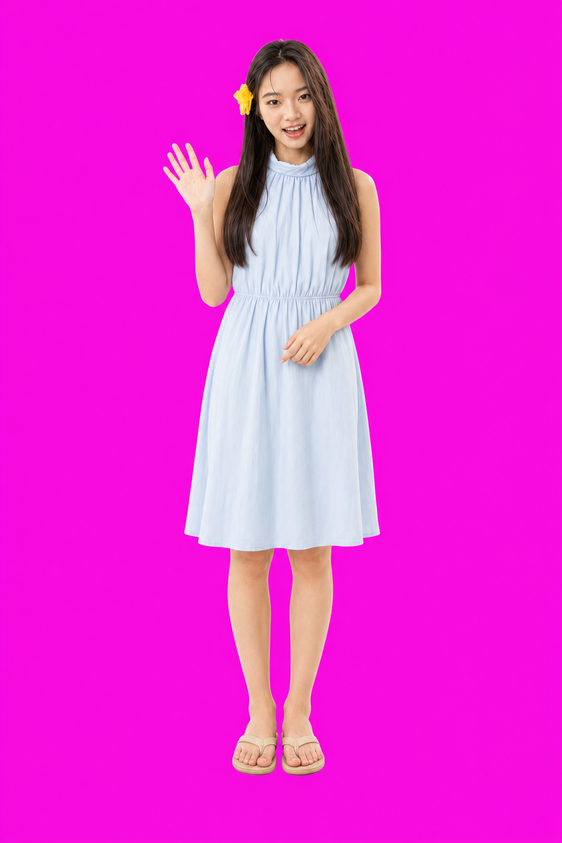
#> input picture examples/xiajie-desktop-pet/assets/raw/chat_raw.png, 562 x 843 px, shrunk from 1024 x 1536 before the run
$ python process_chroma.py
#> lines starting #> are read from the running program, lines starting #| are printed output that depends on the picture
from __future__ import annotations

from pathlib import Path

import numpy as np
from PIL import Image


def remove_magenta(source: Path, output: Path, padding: int = 12) -> None:
#> called with padding = 12
    image = Image.open(source).convert("RGBA")
    pixels = np.asarray(image).astype(np.float32)
    red, green, blue = pixels[..., 0], pixels[..., 1], pixels[..., 2]
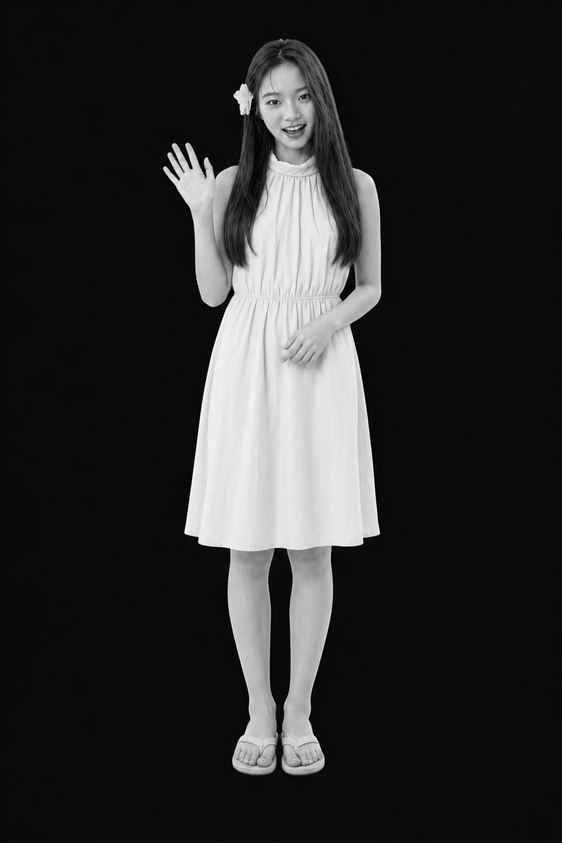
#> green: shape (843, 562) float32; min 0, max 255, mean 44.8

    # Generated chroma backgrounds vary from hot pink to deep magenta.
    # This score deliberately keys only pixels whose red AND blue channels
    # strongly dominate green, so warm skin and the yellow flower stay opaque.
    magenta_base = np.minimum(red, blue)
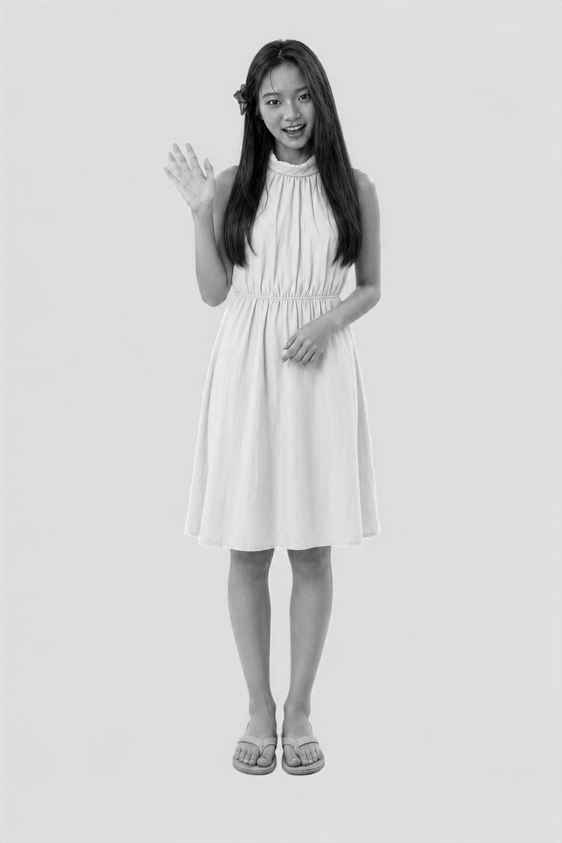
#> magenta_base: shape (843, 562) float32; min 0, max 246, mean 211.7
    chroma_gap = magenta_base - green
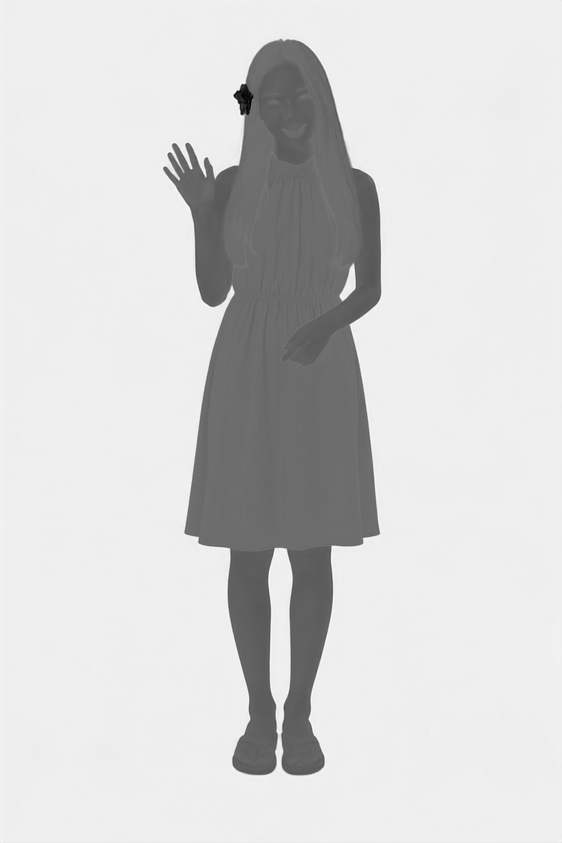
#> chroma_gap: shape (843, 562) float32; min -192, max 239, mean 166.9; drawn with min black and max white
    chroma_strength = np.clip((chroma_gap - 58.0) / 48.0, 0.0, 1.0)
    brightness_strength = np.clip((magenta_base - 135.0) / 58.0, 0.0, 1.0)
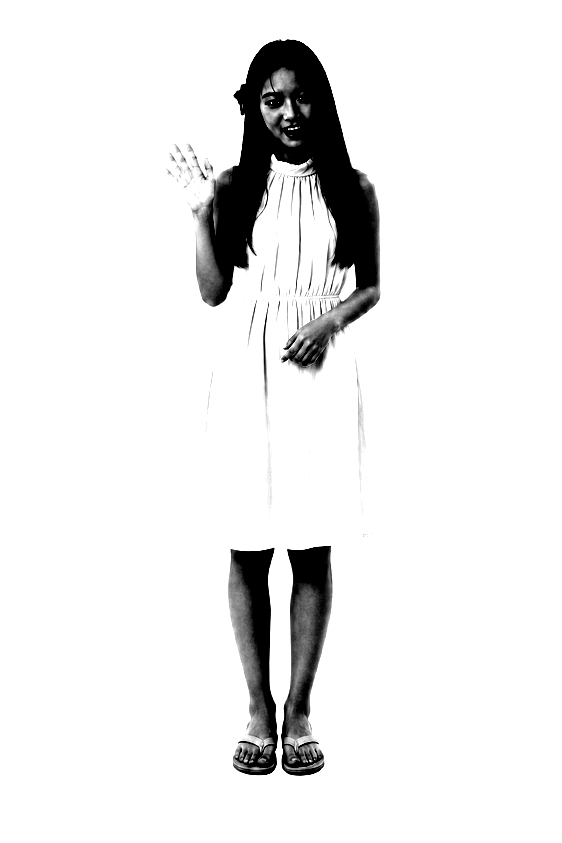
#> brightness_strength: shape (843, 562) float32; min 0, max 1, mean 0.925
    key_strength = chroma_strength * brightness_strength
    alpha = np.clip(255.0 * (1.0 - key_strength), 0, 255).astype(np.uint8)
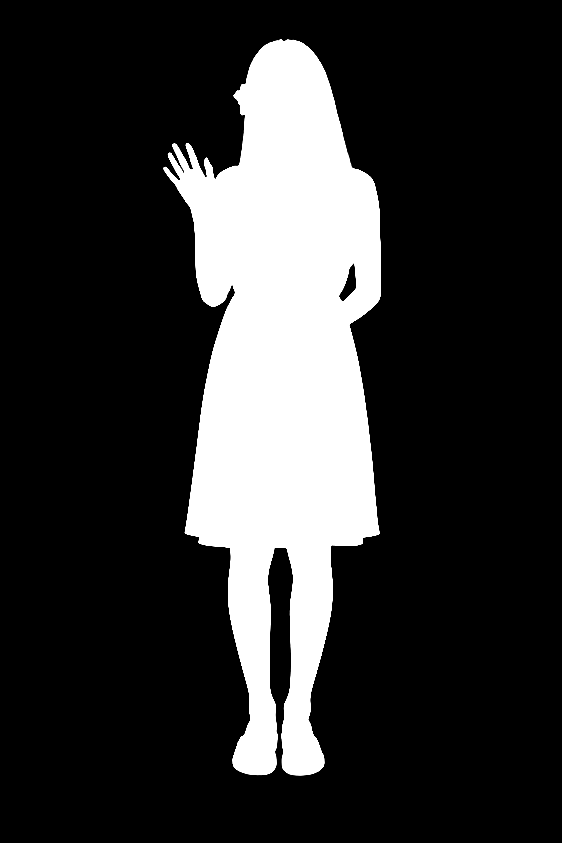
#> alpha: shape (843, 562); min 0, max 255, mean 50

    result = Image.fromarray(pixels.astype(np.uint8), "RGBA")
    result.putalpha(Image.fromarray(alpha, "L"))
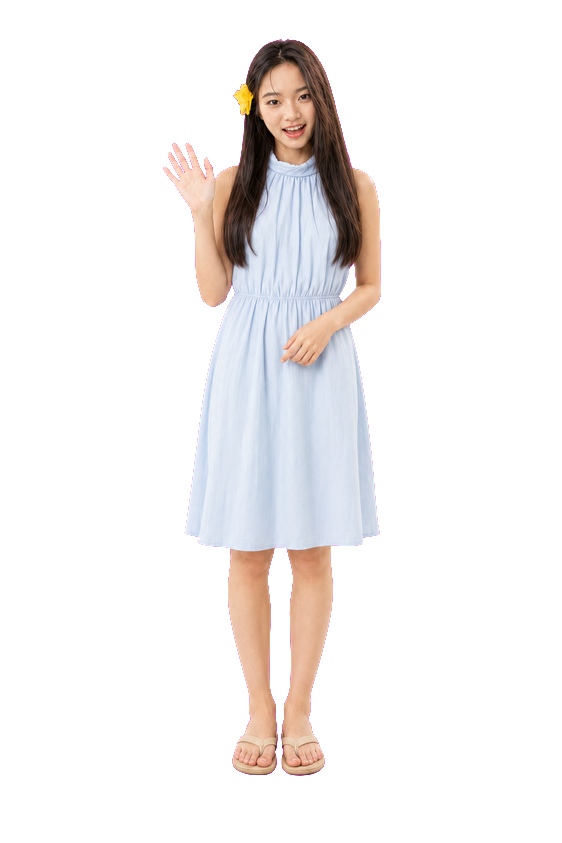
#> result: PIL image 562x843 RGBA; mean R, G, B, A 237.4, 44.8, 214, 50; transparent parts drawn white
    visible_bbox = result.getchannel("A").point(lambda value: 255 if value > 18 else 0).getbbox()
#> visible_bbox = (163, 39, 381, 776)
    if visible_bbox is None:
        raise RuntimeError(f"No foreground detected in {source}")
    left, top, right, bottom = visible_bbox
#> left = 163; top = 39; right = 381; bottom = 776
    result = result.crop(
        (
            max(0, left - padding),
            max(0, top - padding),
            min(result.width, right + padding),
            min(result.height, bottom + padding),
        )
    )
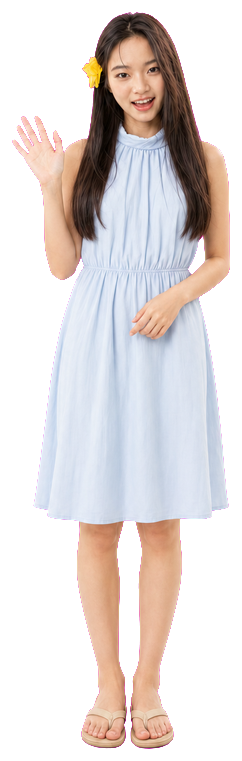
#> result: PIL image 242x761 RGBA; mean R, G, B, A 221.6, 97.7, 200.3, 128.7; transparent parts drawn white
    output.parent.mkdir(parents=True, exist_ok=True)
    result.save(output, optimize=True)
    print(f"{source.name} -> {output.name} {result.size}")
#| chat_raw.png -> chat.png (242, 761)


if __name__ == "__main__":
    root = Path(__file__).resolve().parent / "assets"
    mapping = {
        "chat_raw.png": "chat.png",
        "pet_raw.png": "pat.png",
        "feed_raw.png": "feed.png",
        "sleep_raw.png": "sleep.png",
        "walk_raw.png": "walk.png",
    }
    for source_name, output_name in mapping.items():
        remove_magenta(root / "raw" / source_name, root / output_name)
#> pass 2 of the loop `for source_name, output_name in mapping.items():`:
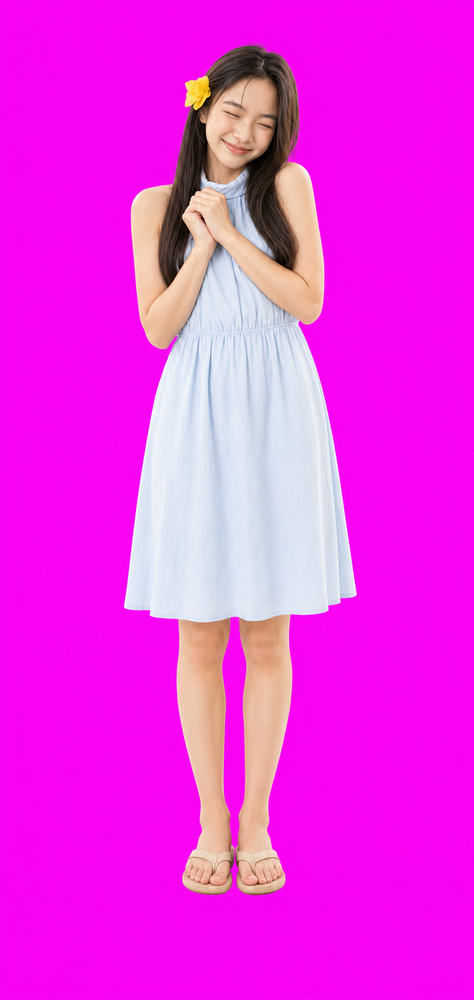
#> input picture examples/xiajie-desktop-pet/assets/raw/pet_raw.png, 474 x 1000 px, shrunk from 864 x 1821 before the run
#> image: PIL image 474x1000 RGBA
#> pixels: shape (1000, 474, 4) float32
#> red: shape (1000, 474) float32
#> green: shape (1000, 474) float32
#> blue: shape (1000, 474) float32
#> magenta_base: shape (1000, 474) float32
#> chroma_gap: shape (1000, 474) float32
#> chroma_strength: shape (1000, 474) float32
#> brightness_strength: shape (1000, 474) float32
#> key_strength: shape (1000, 474) float32
#> alpha: shape (1000, 474)
#> in remove_magenta (call 2), `result.putalpha(Image.fromarray(alpha, "L"))`:
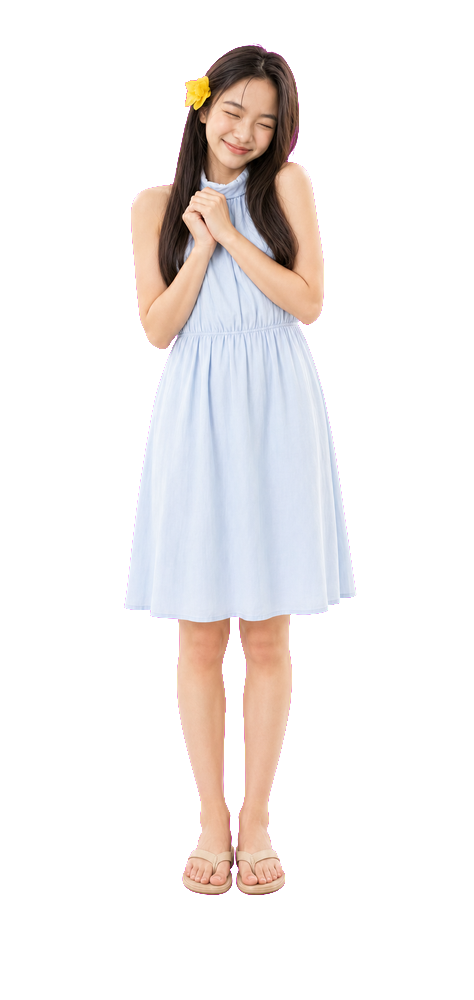
#> result: PIL image 474x1000 RGBA; mean R, G, B, A 238.1, 49.6, 228.9, 63.5; transparent parts drawn white
#> visible_bbox = (124, 43, 357, 895)
#> left = 124; top = 43; right = 357; bottom = 895
#> in remove_magenta (call 2), `result = result.crop( ( max(0, left - padding), max(0, top - padding),..`:
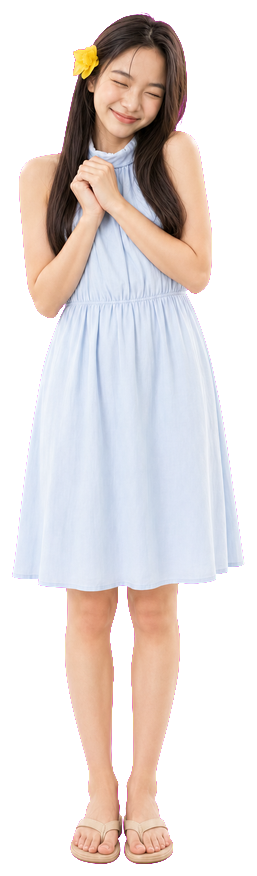
#> result: PIL image 257x876 RGBA; mean R, G, B, A 225.5, 101.1, 212.7, 133.7; transparent parts drawn white
#| pet_raw.png -> pat.png (257, 876)
#> pass 3 of the loop `for source_name, output_name in mapping.items():`:
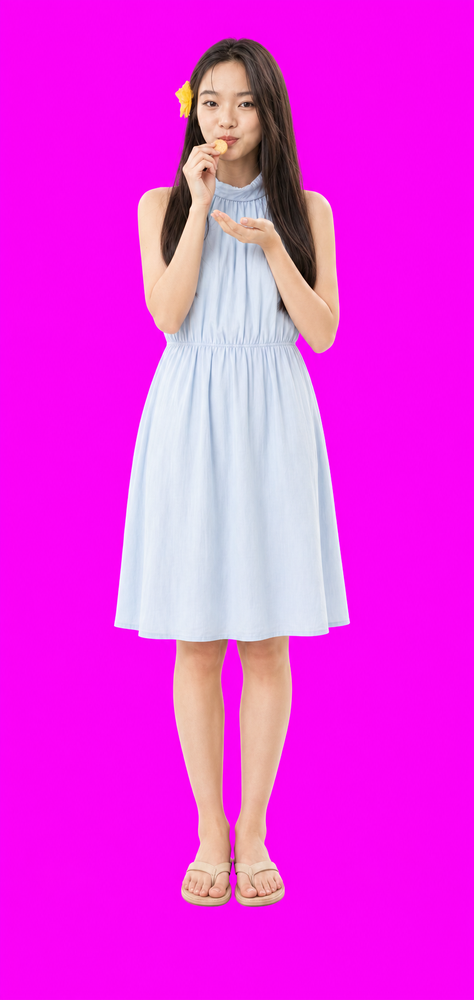
#> input picture examples/xiajie-desktop-pet/assets/raw/feed_raw.png, 474 x 1000 px, shrunk from 864 x 1821 before the run
#> in remove_magenta (call 3), `result.putalpha(Image.fromarray(alpha, "L"))`:
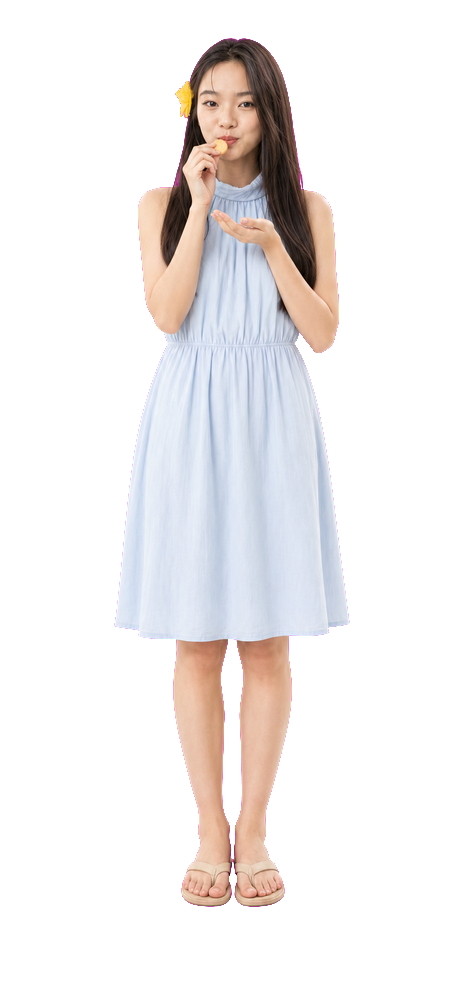
#> result: PIL image 474x1000 RGBA; mean R, G, B, A 237.9, 51.9, 230.9, 66.9; transparent parts drawn white
#> visible_bbox = (114, 38, 350, 907)
#> left = 114; top = 38; right = 350; bottom = 907
#> in remove_magenta (call 3), `result = result.crop( ( max(0, left - padding), max(0, top - padding),..`:
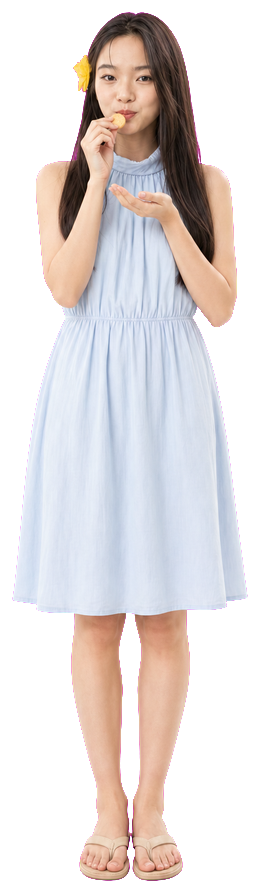
#> result: PIL image 260x893 RGBA; mean R, G, B, A 224.3, 102.9, 214.5, 136.6; transparent parts drawn white
#| feed_raw.png -> feed.png (260, 893)
#> (the run stopped early here; a loop or call above may not have finished)
